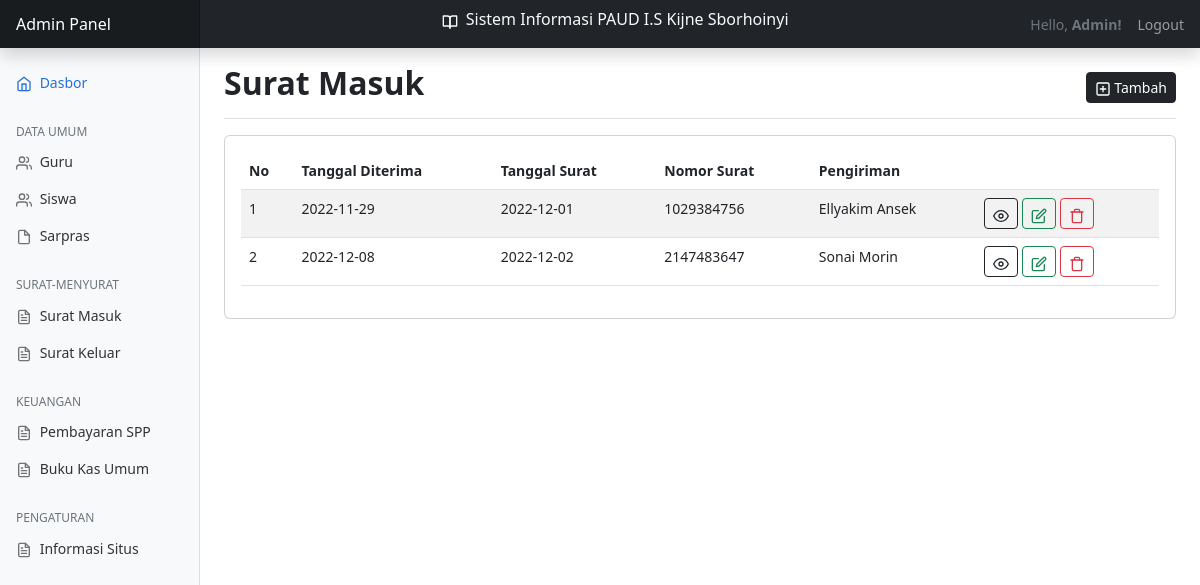
Before: /?page=surat-masuk (signed in) with the older database file.
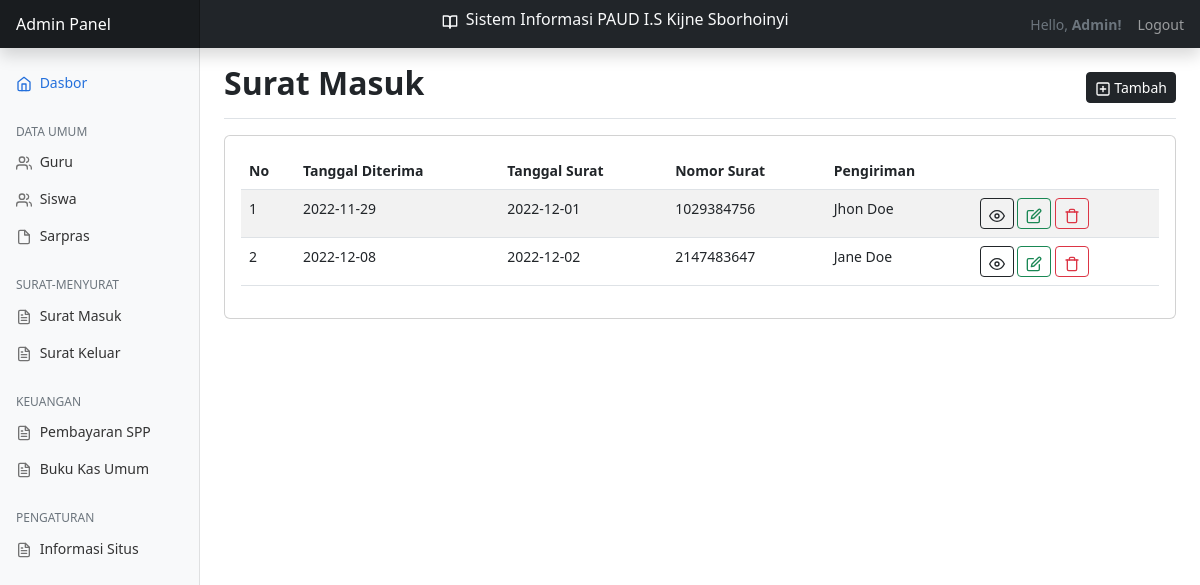
After: the same page with the newer database file.
### tables this page shows
CREATE TABLE `surat` (
  `id` int(11) NOT NULL,
  `jenis_surat` enum('Masuk','Keluar') NOT NULL,
  `tanggal_diterima` date NOT NULL,
  `tanggal_surat` date NOT NULL,
  `nomor_surat` int(30) NOT NULL,
  `pengirim` varchar(100) NOT NULL,
  `tujuan` varchar(100) NOT NULL
);

### views/surat-masuk/baca.php (the view, shortened to what this page needs)
<main class="col-md-9 ms-sm-auto col-lg-10 px-md-4">
    <div class="d-flex justify-content-between flex-wrap flex-md-nowrap align-items-center pt-3 pb-2 mb-3 border-bottom">
        <h1 class="h2 fw-bold">Surat Masuk</h1>
        <div class="btn-toolbar mb-2 mb-md-0">
            <a href="?page=surat-masuk&action=tambah" class="btn btn-sm btn-dark">
                <span data-feather="plus-square" class="align-text"></span> Tambah
            </a>
        </div>
    </div>
    <div class="row">
        <div class="col-12">
            <div class="card">
                <div class="card-body">
                    <div class="row">
                        <div class="col-lg-12">
                            <table id="example" class="table table-striped table-hover" style="width:100%">
                                <thead>
                                    <tr>
                                        <th>No</th>
                                        <th>Tanggal Diterima</th>
                                        <th>Tanggal Surat</th>
                                        <th>Nomor Surat</th>
                                        <th>Pengiriman</th>
                                        <th></th>
                                    </tr>
                                </thead>
                                <tbody>
                                    <?php
                                        include __DIR__ . '../../../config/database.php';
                                        $rows = mysqli_query($conn, "SELECT * FROM surat WHERE jenis_surat = 'masuk' ORDER BY id DESC");
                                        $i = 1;
                                    ?>
                                    <?php foreach ($rows as $row) : ?>
                                    <tr>
                                        <td><?php echo $i++;  ?></td>
                                        <td><?php echo $row["tanggal_diterima"];  ?></td>
                                        <td><?php echo $row["tanggal_surat"];  ?></td>
                                        <td><?php echo $row["nomor_surat"];  ?></td>
                                        <td><?php echo $row["pengirim"];  ?></td>
                                        <td>
                                            <a href="?page=surat-masuk&action=detail&id=<?php echo $row["id"];  ?>" class="btn btn-sm btn-outline-dark"><span data-feather="eye" class="align-text"></span></a>
                                            <a href="?page=surat-masuk&action=ubah&id=<?php echo $row["id"];  ?>" class="btn btn-sm btn-outline-success"><span data-feather="edit" class="align-text"></span></a>
                                            <a href="./process/surat-masuk/hapus.php?id=<?php echo $row["id"];  ?>" onclick="return confirm_delete()" class="btn btn-sm btn-outline-danger" onClick="return confirm(Anda yakin ingin hapus?)"><span data-feather="trash" class="align-text"></span></a>
                                        </td>
                                    </tr>
                                    <?php endforeach; ?>
                                </tbody>
                            </table>
                        </div>
                    </div>
                </div>
            </div>
        </div>
    </div>
</main>

Changed rows visible on the page:
changed surat: pengirim "Ellyakim Ansek" → "Jhon Doe"
changed surat: pengirim "Sonai Morin" → "Jane Doe"
